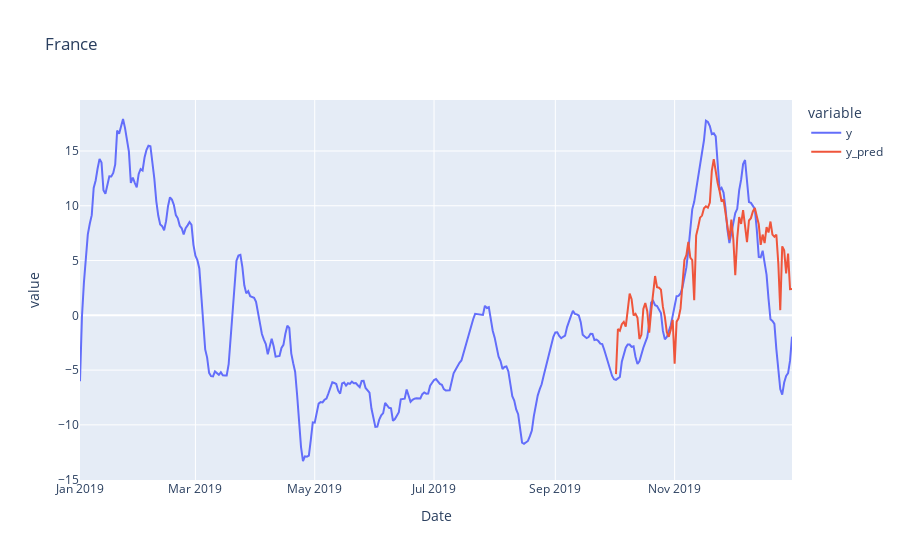

Notebook cell for this chart:
### Code cell
# Plot for the whole country
output_df.groupby(['Date']).apply(pd.DataFrame.sum,skipna=False).drop(columns=['Date','Region']).plot(title='France')

### Figure 1 — Plotly figure (JSON) as saved in the notebook; plotly's stock layout.template omitted (floating-point values rounded to 4 significant figures; data arrays with more than 128 entries replaced by an {"elided": "..."} marker saying what was removed)
{"data": [{"hovertemplate": "variable=y<br>Date=%{x}<br>value=%{y}<extra></extra>", "legendgroup": "y", "line": {"color": "#636efa", "dash": "solid"}, "marker": {"symbol": "circle"}, "mode": "lines", "name": "y", "orientation": "v", "showlegend": true, "type": "scatter", "x": {"elided": "365 str values"}, "xaxis": "x", "y": {"elided": "365 float values"}, "yaxis": "y"}, {"hovertemplate": "variable=y_pred<br>Date=%{x}<br>value=%{y}<extra></extra>", "legendgroup": "y_pred", "line": {"color": "#EF553B", "dash": "solid"}, "marker": {"symbol": "circle"}, "mode": "lines", "name": "y_pred", "orientation": "v", "showlegend": true, "type": "scatter", "x": {"elided": "365 str values"}, "xaxis": "x", "y": {"elided": "365 float values"}, "yaxis": "y"}], "layout": {"legend": {"title": {"text": "variable"}, "tracegroupgap": 0}, "title": {"text": "France"}, "xaxis": {"anchor": "y", "domain": [0, 1], "title": {"text": "Date"}}, "yaxis": {"anchor": "x", "domain": [0, 1], "title": {"text": "value"}}}}
